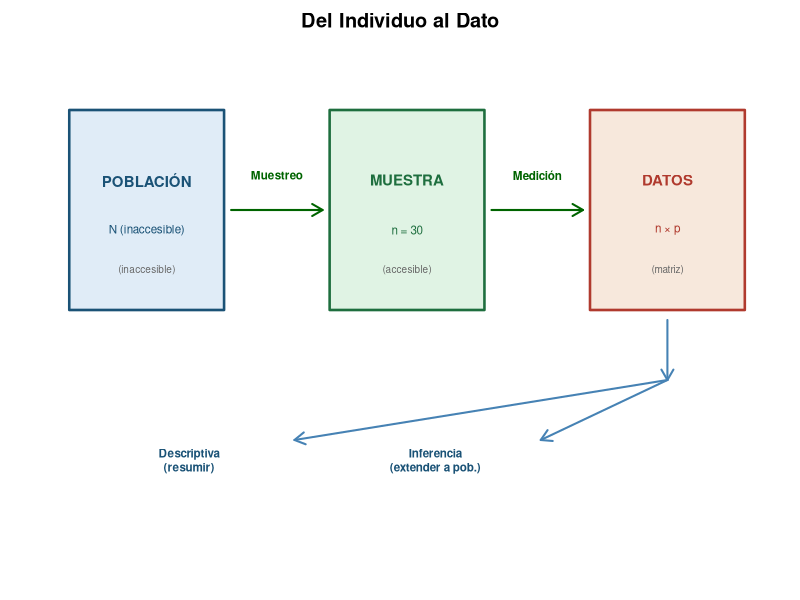
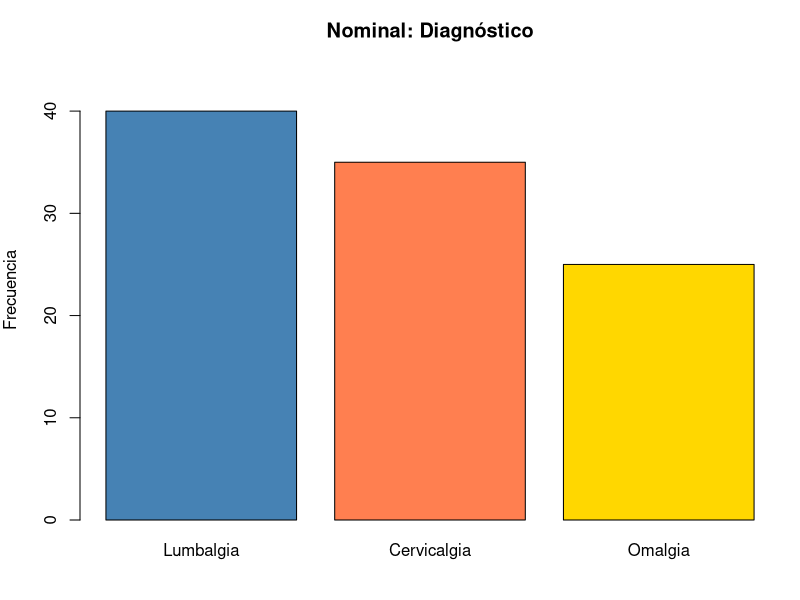
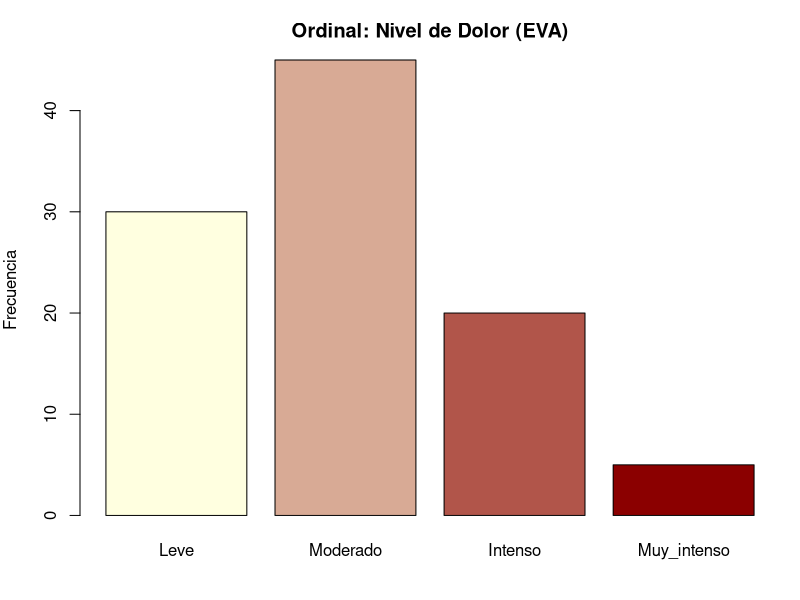
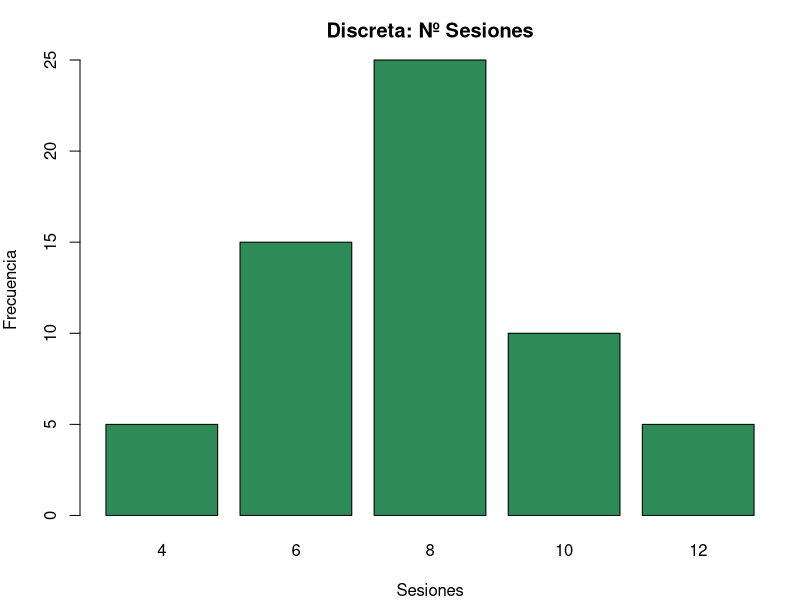
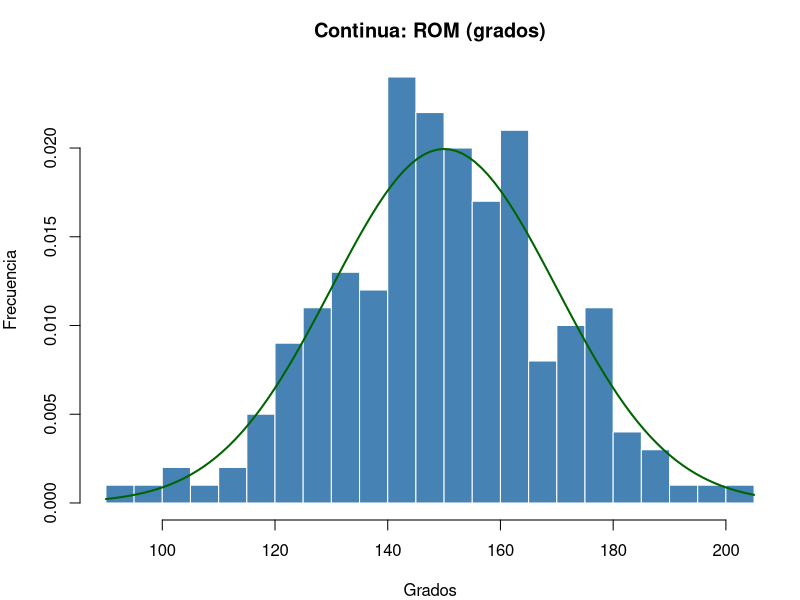
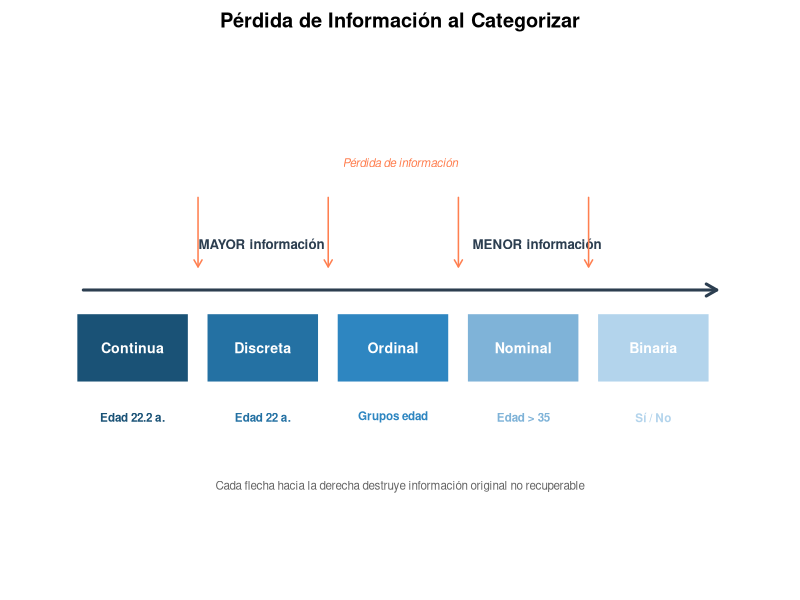
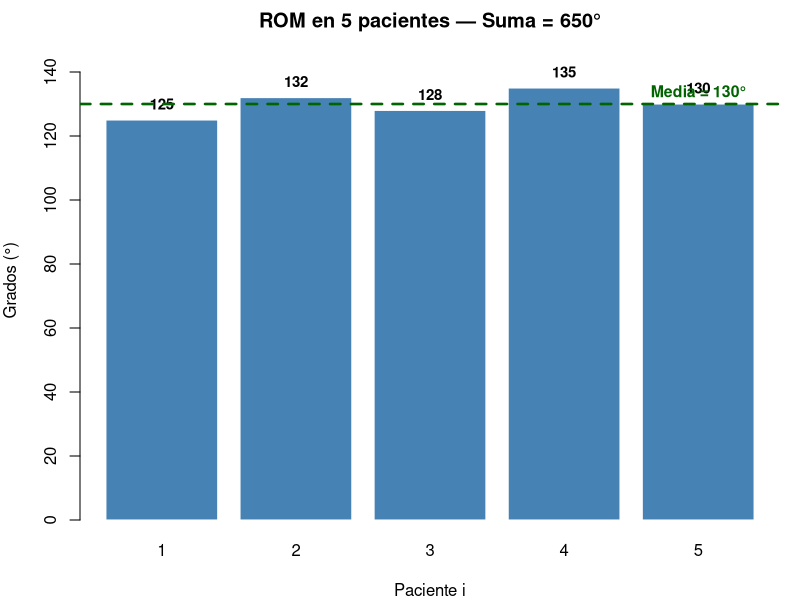
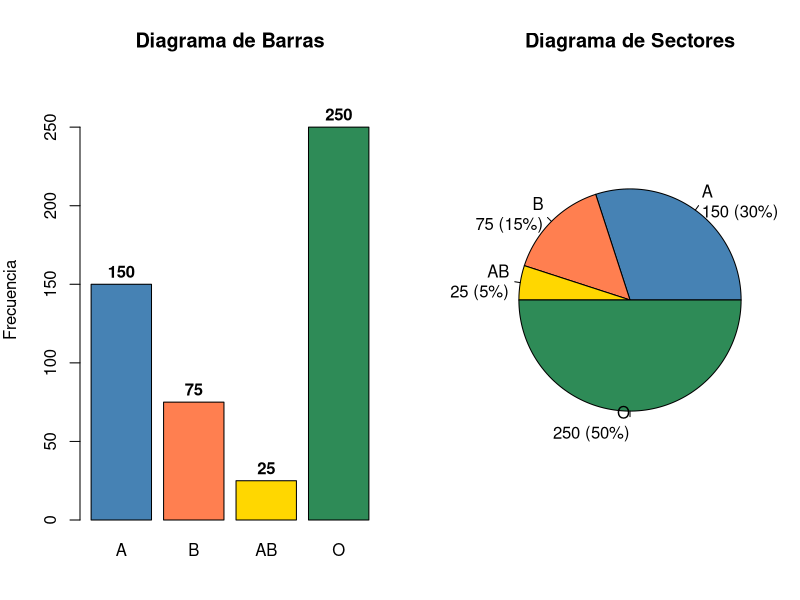

Reproduce these figures in R, in order.
## ---- chunk 1
#| fig-height: 3.5
par(mar=c(1,1,2,1))
plot(NA, xlim=c(0,10), ylim=c(0,5), axes=F, xlab="", ylab="", main="Del Individuo al Dato")

# Caja POBLACIÓN
rect(0.3, 2.5, 2.5, 4.5, col=rgb(0.2,0.5,0.8,0.15), border="#1a5276", lwd=2.5)
text(1.4, 3.8, "POBLACIÓN", font=2, cex=0.9, col="#1a5276")
text(1.4, 3.3, "N (inaccesible)", cex=0.7, col="#1a5276")
text(1.4, 2.9, "(inaccesible)", cex=0.6, col="grey40")

# Flecha 1
arrows(2.6, 3.5, 3.9, 3.5, lwd=2, col="darkgreen", length=0.12)
text(3.25, 3.85, "Muestreo", cex=0.7, col="darkgreen", font=2)

# Caja MUESTRA
rect(4.0, 2.5, 6.2, 4.5, col=rgb(0.2,0.7,0.3,0.15), border="#1e6e3e", lwd=2.5)
text(5.1, 3.8, "MUESTRA", font=2, cex=0.9, col="#1e6e3e")
text(5.1, 3.3, paste0("n = ", 30), cex=0.7, col="#1e6e3e")
text(5.1, 2.9, "(accesible)", cex=0.6, col="grey40")

# Flecha 2
arrows(6.3, 3.5, 7.6, 3.5, lwd=2, col="darkgreen", length=0.12)
text(6.95, 3.85, "Medición", cex=0.7, col="darkgreen", font=2)

# Caja DATOS
rect(7.7, 2.5, 9.9, 4.5, col=rgb(0.8,0.4,0.1,0.15), border="#b03a2e", lwd=2.5)
text(8.8, 3.8, "DATOS", font=2, cex=0.9, col="#b03a2e")
text(8.8, 3.3, "n × p", cex=0.7, col="#b03a2e")
text(8.8, 2.9, "(matriz)", cex=0.6, col="grey40")

# Flecha hacia abajo desde DATOS
arrows(8.8, 2.4, 8.8, 1.8, lwd=2, col="steelblue", length=0.12)
arrows(8.8, 1.8, 3.5, 1.2, lwd=2, col="steelblue", length=0.12)
arrows(8.8, 1.8, 7.0, 1.2, lwd=2, col="steelblue", length=0.12)

# Descripción e Inferencia
text(2.0, 1.0, "Descriptiva\n(resumir)", cex=0.7, col="#1a5276", font=2)
text(5.5, 1.0, "Inferencia\n(extender a pob.)", cex=0.7, col="#1a5276", font=2)
## ---- chunk 2
#| fig-height: 5
par(mar=c(4,4,3,1))
diag <- c(Lumbalgia=40, Cervicalgia=35, Omalgia=25)
barplot(diag, col=c("steelblue","coral","gold"), main="Nominal: Diagnóstico",
        ylab="Frecuencia", ylim=c(0,45))
## ---- chunk 3
#| fig-height: 5
par(mar=c(4,4,3,1))
eva <- c(Leve=30, Moderado=45, Intenso=20, Muy_intenso=5)
barplot(eva, col=colorRampPalette(c("lightyellow","darkred"))(4),
        main="Ordinal: Nivel de Dolor (EVA)", ylab="Frecuencia")
## ---- chunk 4
#| fig-height: 5
par(mar=c(4,4,3,1))
ses <- c(4,6,8,10,12); freq <- c(5,15,25,10,5)
barplot(setNames(freq,ses), col="seagreen", main="Discreta: Nº Sesiones",
        xlab="Sesiones", ylab="Frecuencia")
## ---- chunk 5
#| fig-height: 5
par(mar=c(4,4,3,1))
set.seed(42)
rom <- rnorm(200, 150, 20)
hist(rom, col="steelblue", border="white", breaks=20, main="Continua: ROM (grados)",
     xlab="Grados", ylab="Frecuencia", freq=FALSE)
curve(dnorm(x,150,20), add=T, col="darkgreen", lwd=2)
## ---- chunk 6
#| fig-height: 5.5
par(mar=c(3, 1, 2, 1))
plot(NA, xlim=c(0, 10), ylim=c(0, 4), axes=F, xlab="", ylab="",
     main="Pérdida de Información al Categorizar")

# Flecha horizontal
arrows(0.5, 2, 9.5, 2, lwd=3, col="#2c3e50", length=0.12)
text(5, 2.4, "MAYOR información                                     MENOR información", cex=0.8, col="#2c3e50", font=2)

# Cajas para cada nivel
cw <- 1.6; yb <- 1.2; yt <- 1.8
cols <- c("#1a5276","#2471a3","#2e86c1","#7fb3d8","#b3d4ec")
labels <- c("Continua", "Discreta", "Ordinal", "Nominal", "Binaria")
examples <- c("Edad 22.2 a.", "Edad 22 a.", "Grupos edad", "Edad > 35", "Sí / No")
for(i in 1:5){
  xl <- 0.4 + (i-1)*1.85
  rect(xl, yb, xl+cw, yt, col=cols[i], border="white", lwd=2)
  text(xl+cw/2, (yb+yt)/2, labels[i], col="white", font=2, cex=0.85)
  text(xl+cw/2, yb-0.3, examples[i], col=cols[i], font=2, cex=0.7)
}
# Flechas de pérdida
for(i in 1:4){
  xm <- 0.4 + i*1.85 - 0.12
  arrows(xm, 2.8, xm, 2.2, lwd=1.5, col="coral", length=0.08)
}
text(5, 3.1, "Pérdida de información", col="coral", cex=0.7, font=3)
text(5, 0.3, "Cada flecha hacia la derecha destruye información original no recuperable", cex=0.7, col="grey40")
## ---- chunk 7
#| fig-height: 3
x <- c(125, 132, 128, 135, 130)
par(mar=c(4,4,2,1))
bp <- barplot(x, names.arg=1:5, col="steelblue", border="white",
        main=paste0("ROM en 5 pacientes — Suma = ", sum(x), "°"),
        xlab="Paciente i", ylab="Grados (°)", ylim=c(0,150))
text(bp, x+5, x, font=2, cex=0.9)
abline(h=mean(x), col="darkgreen", lwd=2.5, lty=2)
text(5.5, mean(x)+4, paste0("Media = ", mean(x), "°"), col="darkgreen", font=2, cex=0.95)
## ---- chunk 8
#| fig-height: 6
grupos <- c(A=150, B=75, AB=25, O=250)
cols <- c("steelblue","coral","gold","seagreen")
par(mfrow=c(1,2), mar=c(4,4,4,1))
bp <- barplot(grupos, col=cols, main="Diagrama de Barras", ylab="Frecuencia", ylim=c(0,280))
text(bp, grupos+8, grupos, font=2)
pie(grupos, col=cols, main="Diagrama de Sectores",
    labels=paste(names(grupos),"\n",grupos," (",round(grupos/500*100,0),"%)",sep=""))
par(mfrow=c(1,1))
## ---- chunk 9
set.seed(123); colest <- rnorm(157, 168, 25)
hist(colest, breaks=seq(101,236,by=13.5), col="steelblue", border="white",
     main="Colesterol en Pacientes de Fisioterapia (n=157)", xlab="mg/dL", ylab="Frecuencia")
abline(v=mean(colest), col="darkgreen", lwd=3, lty=2)
## ---- chunk 10
#| fig-height: 6
par(mfrow=c(2,2), mar=c(4,4,3,1))

# 1 variable nominal → sectores
grupos <- c(A=150, B=75, AB=25, O=250)
pie(grupos, col=c("steelblue","coral","gold","seagreen"),
    main="1 Variable Nominal\n→ Diagrama de Sectores")
set.seed(123)

# 1 variable ordinal/discreta → barras
barplot(c(25,98,159,147,71), names=c("M.Peor","Peor","Igual","Mejor","M.Mejor"),
        col=heat.colors(5), main="1 Variable Ordinal\n→ Diagrama de Barras", ylab="Frecuencia")

# 1 variable continua → histograma
hist(rnorm(500,150,20), col="steelblue", border="white", breaks=20,
     main="1 Variable Continua\n→ Histograma", xlab="ROM (grados)", ylab="Frecuencia")

# 2 variables (continua vs categórica) → boxplot
boxplot(rnorm(50,150,10)~rep(c("A","B"),each=25), col=c("steelblue","coral"),
        main="1 Continua + 1 Categórica\n→ Boxplot Comparativo", ylab="ROM")
par(mfrow=c(1,1))
## ---- chunk 11
#| fig-height: 6
par(mfrow=c(1,2), mar=c(4,4,4,1))
hist(colest, breaks=40, col="steelblue", border="white",
     main="Demasiados intervalos → ruido", xlab="mg/dL")
hist(colest, breaks=12, col="steelblue", border="white",
     main="Intervalos adecuados → forma real", xlab="mg/dL")
par(mfrow=c(1,1))
## ---- chunk 12
#| fig-height: 6.5
edad<-c(15,16,17,18,19,20); freq<-c(5,28,64,18,6,3)
plot(edad, freq, type="b", pch=19, col="steelblue", lwd=3, cex=2,
     main="Polígono de Frecuencias: Edad (n=124)", xlab="Edad", ylab="Frecuencia", ylim=c(0,70))
grid(col="grey80"); rect(edad-0.3, 0, edad+0.3, freq, col=rgb(0,0,1,0.15), border=NA)
## ---- chunk 13
#| fig-height: 5
set.seed(789)
fuerza <- round(rnorm(20, mean = 30, sd = 6), 0)
cat("Datos de fuerza (kg):", sort(fuerza))
## ---- chunk 14
#| fig-height: 5
# Stem-and-leaf plot
stem(fuerza)
## ---- chunk 15
#| fig-height: 6
diagnosticos <- c(rep("Lumbalgia",40), rep("Cervicalgia",35), rep("Omalgia",25),
                  rep("Artrosis",20), rep("Esguince",18), rep("Tendinitis",12))
freq_table <- sort(table(diagnosticos), decreasing=TRUE)
par(mar=c(4,9,4,1))
barplot(as.numeric(freq_table), names=names(freq_table), horiz=TRUE, las=1,
        col=colorRampPalette(c("steelblue","coral","gold"))(6),
        main="Diagnósticos en Fisioterapia (n=150)", xlab="Frecuencia", cex.names=0.85)
## ---- chunk 16
#| fig-height: 5.5
# Nube de palabras con términos estadísticos
terminos <- c(
  "Media","Mediana","Moda","Varianza","Desviación","Percentil","Cuartil",
  "Histograma","Boxplot","Dispersión","Barras","Sectores","Frecuencia",
  "Muestra","Población","Variable","Continua","Discreta","Nominal","Ordinal",
  "Normal","Asimetría","Curtosis","RIQ","Coeficiente","ECDF","Densidad",
  "Fisioterapia","ROM","EVA","Diagnóstico","Rehabilitación","Dolor",
  "Inferencia","Estimación","Contraste","P-valor","Significación"
)
freqs <- c(15,12,10,9,8,7,7,8,7,9,10,8,12,
           14,14,13,11,10,11,10,
           8,6,6,7,5,4,7,
           5,4,5,6,5,5,
           4,3,3,3,3)
set.seed(123)
par(mar=c(1,1,2,1))
plot(NA, xlim=c(0,10), ylim=c(0,10), axes=F, xlab="", ylab="",
     main="Términos Estadísticos en Fisioterapia Basada en la Evidencia")
cols <- colorRampPalette(c("#1a5276","#2471a3","#2e86c1","#3498db","#85c1e9"))(length(terminos))
for(i in seq_along(terminos)){
  text(runif(1,0.5,9.5), runif(1,0.5,9.5), terminos[i],
       cex=freqs[i]/5, col=cols[i], font=sample(1:2,1))
}
